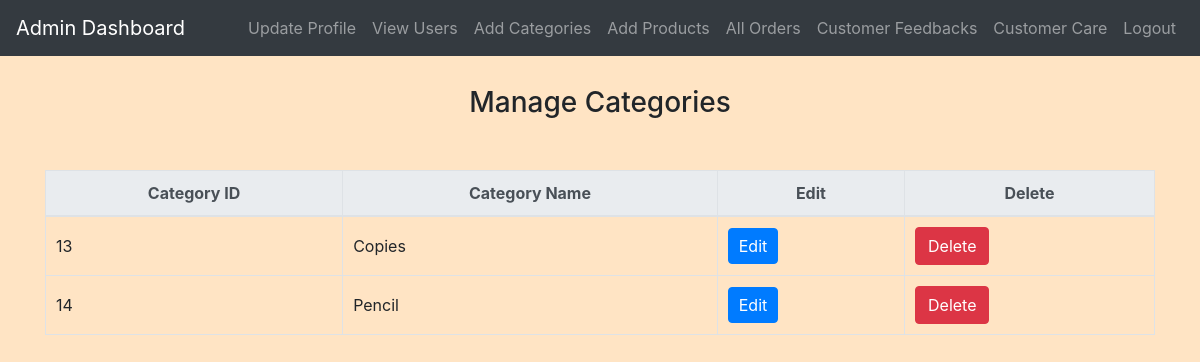
Page /admin/view_categories.php (signed in) on the committed database.
### tables this page shows
CREATE TABLE `categories` (
  `id` int(11) NOT NULL,
  `name` varchar(255) NOT NULL
);

### admin/view_categories.php (the view, shortened to what this page needs)
<?php
include('config.php');
$select_query = "SELECT id, name FROM categories";
$result = $conn->query($select_query);
$categories = [];
if ($result->num_rows > 0) {
    while ($row = $result->fetch_assoc()) {
        $categories[] = $row;
    }
}
?>
<!DOCTYPE html>
<html>
<head>
    <link rel="stylesheet" href="https://stackpath.bootstrapcdn.com/bootstrap/4.5.2/css/bootstrap.min.css">
    <link rel="stylesheet" href="../css/style.css">
</head>
<body>
<?php include('admin_navbar.php'); ?>
<div class="container mt-4">
    <h3>Manage Categories</h3>
    <div class="table-responsive mt-4">
        <table class="table table-bordered">
            <thead class="thead-light">
                <tr>
                    <th>Category ID</th>
                    <th>Category Name</th>
                    <th>Edit</th>
                    <th>Delete</th>
                </tr>
            </thead>
            <tbody>
                <?php foreach ($categories as $category) : ?>
                    <tr>
                        <td><?php echo $category['id']; ?></td>
                        <td><?php echo $category['name']; ?></td>
                        <td><a href="edit_category.php?id=<?php echo $category['id']; ?>" class="btn btn-primary">Edit</a></td>
                        <td>
                            <a href="?delete=<?php echo $category['id']; ?>" class="btn btn-danger" onclick="return confirm('Are you sure you want to delete this category?')">Delete</a>
                        </td>
                    </tr>
                <?php endforeach; ?>
            </tbody>
        </table>
    </div>
</div>
</body>
</html>

### css/style.css (style rules this page uses)
body { background-color: bisque; }
h1, h2, h3, h4 { text-align: center; margin-top: 30px; margin-bottom: 30px; }
.table { width: 100%; border-collapse: collapse; margin-top: 20px; }
.table th, .table td { padding: 10px; border: 1px solid #dee2e6; }
.table thead th { background-color: #f8f9fa; font-weight: bold; text-align: center; }
.table tbody td { vertical-align: middle; }
.btn-primary { padding: 5px 10px; }

### rows in the picture
categories: id "13", name "Copies"
categories: id "14", name "Pencil"
